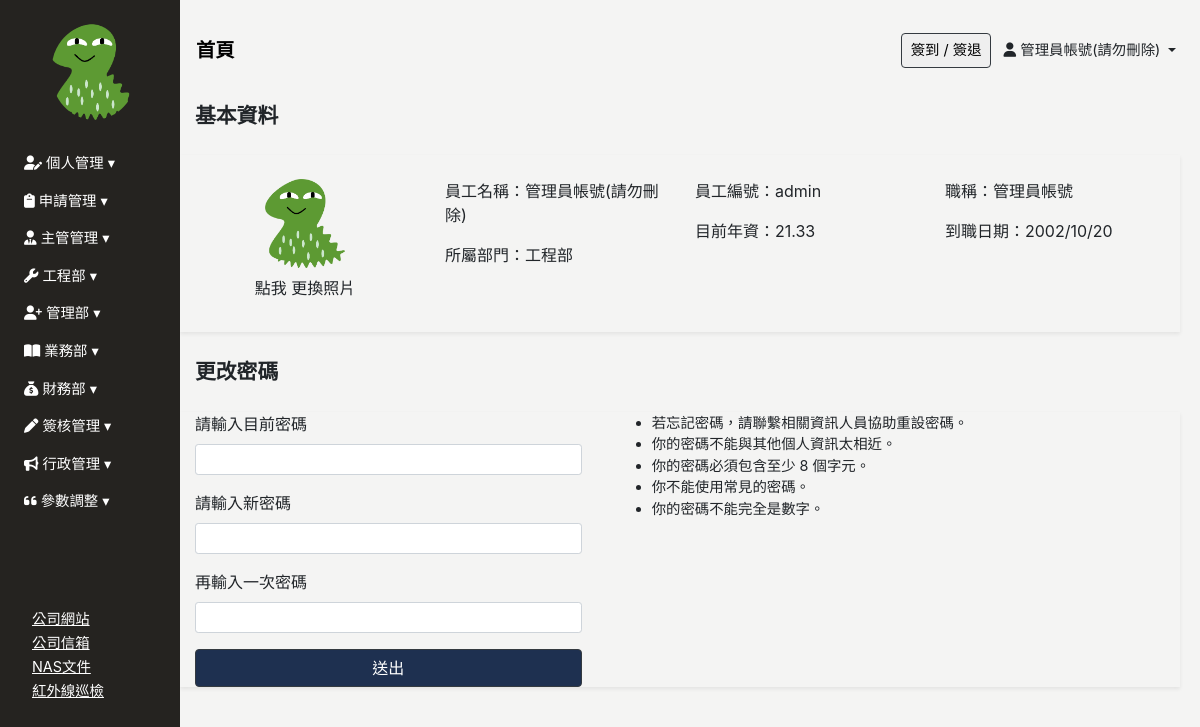
The page /profile/ (signed in) on the database as committed earlier.
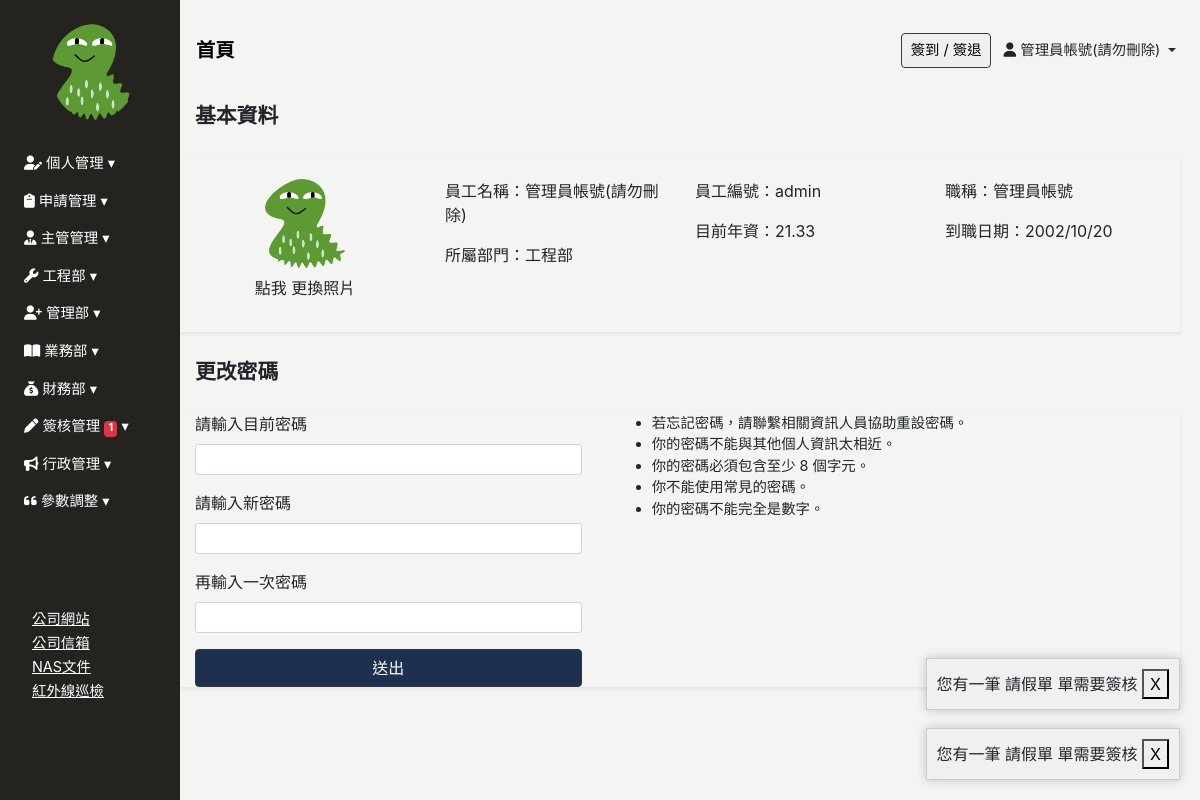
The same page on the database as committed later.
### Backend/models.py (models this page shows, shortened)
class SysMessage(models.Model):
    Target_user = models.ForeignKey("Employee", related_name="sys_messages", on_delete=models.SET_NULL, null=True, blank=True, verbose_name='顯示對象')
    content = models.TextField(verbose_name='內容')
    watch = models.BooleanField(default=False,verbose_name='已看過')
    class Meta:
        verbose_name = '系統消息'
        verbose_name_plural = verbose_name

### Frontend/views.py (the view)
# urls.py: path('profile/', login_required(views.Profile.as_view()), name='profile'),
class Profile(DeleteView):
    model = User
    template_name = 'profile/profile.html'
    context_object_name = 'user'
    def get_object(self, queryset=None):
        return self.request.user

### Backend/context_processors.py (called while the page is built)
def pass_test_func(request):
    pass_test_func = settings.PASS_TEST_FUNC
    return {"pass_test_func":pass_test_func}

def sys_messages(request):
    if  isinstance(request.user, AnonymousUser):
        return {'sys_messages': {}}
    if hasattr( request.user,"employee")==False:
        return {'sys_messages': {}}
    get_sys_messages = SysMessage.objects.filter(Target_user=request.user.employee,watch=False)
    bottom_position = 20  # 初始底部位置
    sys_messages_data = []
    for msg in get_sys_messages:
        sys_messages_data.append({
            'id': msg.id,
            'content': msg.content,
            'bottom': bottom_position
        })
        bottom_position += 70
    return {'sys_messages': sys_messages_data}

def client_list(request):
    clients = Client.objects.all()
    return {'clients': clients}

### Backend/models.py (called while the page is built)
    def seniority(self):
        start_work_date= self.start_work_date
        if start_work_date == None :
            return "人資單位未填寫入值日"
        today = datetime.today().date()
        total_months = (today.year - start_work_date.year) * 12 + (today.month - start_work_date.month)
        seniority_value = round(total_months / 12,2)
        return seniority_value

### Frontend/templates/profile/profile.html (shortened to what the changed rows need)
{% extends 'base/base_dashboard.html' %}
{% block import %}
<link rel="stylesheet" href="https://cdnjs.cloudflare.com/ajax/libs/dropzone/5.5.1/min/basic.min.css"
 />
<link rel="stylesheet" href="https://cdnjs.cloudflare.com/ajax/libs/dropzone/5.5.1/min/dropzone.min.css"
 />
{% load static%}
<link rel="stylesheet" href="{% static 'css/profile/profile.css' %}">
{% endblock %}

### Frontend/templates/base/base_dashboard.html (shortened to what this page needs)
<!DOCTYPE html>
<html lang="zh-Hant">
<head>
    <link rel="stylesheet" href="https://stackpath.bootstrapcdn.com/bootstrap/4.2.1/css/bootstrap.min.css"
>
    <link rel="stylesheet" href="https://cdnjs.cloudflare.com/ajax/libs/font-awesome/6.4.0/css/all.min.css">
    <link href="https://unpkg.com/bootstrap-table@1.22.1/dist/bootstrap-table.min.css" rel="stylesheet">
    <link href="https://cdn.rawgit.com/harvesthq/chosen/gh-pages/chosen.min.css" rel="stylesheet" />
    {% load static%}
    <link rel="stylesheet" href="{% static 'css/base/base.css' %}">
    <link rel="stylesheet" href="{% static 'css/index/index-login.css' %}">
    <link href="https://cdn.jsdelivr.net/npm/select2@4.1.0-rc.0/dist/css/select2.min.css" rel="stylesheet" />
    {% block import %}
    {% endblock %}
</head>
<body>
    {% include 'base/sidebar.html' %}
    {% include 'base/header.html' %}
    {% block main %}
    {% endblock %}
    {% for sys_message in sys_messages %}
    <div class="sys-message-popup" data-message-id="{{ sys_message.id }}" style="bottom: {{ sys_message.bottom }}px;">
        <span id="sys-message-content">{{ sys_message.content }}</span>
        <button class="sys-close-button">X</button>
    </div>
    {% endfor %}
</body>
<link href="https://cdn.jsdelivr.net/npm/sweetalert2@11.7.16/dist/sweetalert2.min.css
" rel="stylesheet">
</html>

### Frontend/templates/base/sidebar.html (shortened to what the changed rows need)
{% load tz %}
{% load custom_tags %}
{% load static%}
<div class="sidebar pl-2 collapse width show" id="sidebarCollapse">
    <ul class="nav flex-column mt-4" id="sidebarMenu">
        <li class="nav-item">
            <a class="nav-link collapsed" href="#approvalCollapse" data-toggle="collapse" aria-expanded="false"
                aria-controls="approvalCollapse">
                <i class="fa-solid fa-pen" style="color: #ffffff;"></i> 簽核管理
                {% if approval_count > 0 %}
                <span class="badge badge-danger">{{ approval_count }}</span>
                {% endif %}
            </a>
        </li>
    </ul>
</div>

Rows that differ between the two databases and show on the page:
added SysMessage: content "您有一筆 請假單 單需要簽核"
added SysMessage: content "您有一筆 請假單 單需要簽核"
Other text that changed with them:
{{ approval_count }}: (not shown) → "1"
new list line: "X"
